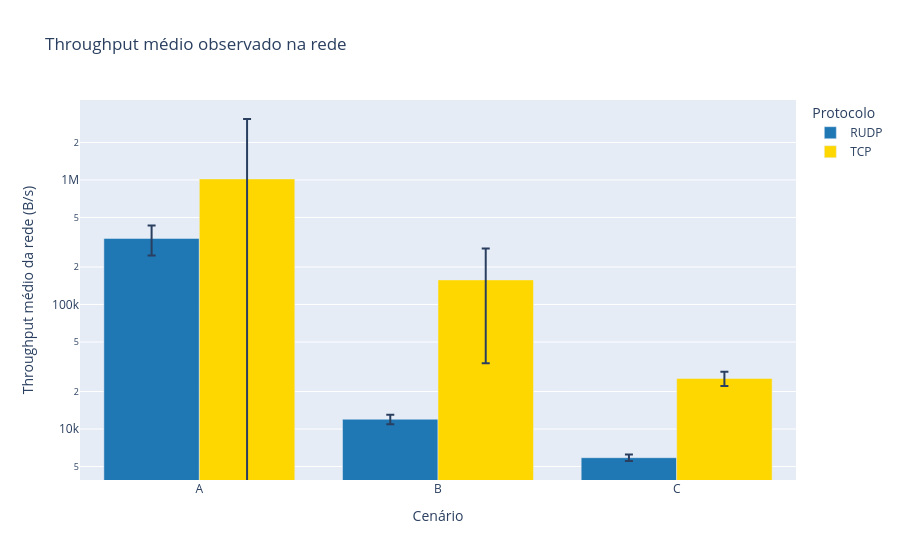

The notebook cell saved with this chart:
### Code cell
fig = px.bar(
    summary_network_tp,
    x="scenario",
    y="mean_network_tp",
    color="protocol",
    barmode="group",
    error_y="std_network_tp",
    title="Throughput médio observado na rede",
    labels={
        "scenario": "Cenário",
        "mean_network_tp": "Throughput médio da rede (B/s)",
        "protocol": "Protocolo"
    },
    color_discrete_sequence=cores
)

fig.update_yaxes(type="log")

fig.write_image(
    "../results/figures/throughput_rede.png",
)

fig.show()

### Figure 1 — Plotly figure (JSON) as saved in the notebook; plotly's stock layout.template omitted (floating-point values rounded to 4 significant figures)
{"data": [{"alignmentgroup": "True", "error_y": {"array": [91750.0, 1052.0, 349.0]}, "hovertemplate": "Protocolo=RUDP<br>Cenário=%{x}<br>Throughput médio da rede (B/s)=%{y}<extra></extra>", "legendgroup": "RUDP", "marker": {"color": "#1F77B4", "pattern": {"shape": ""}}, "name": "RUDP", "offsetgroup": "RUDP", "orientation": "v", "showlegend": true, "textposition": "auto", "type": "bar", "x": ["A", "B", "C"], "xaxis": "x", "y": [339200.0, 11980.0, 5883.0], "yaxis": "y"}, {"alignmentgroup": "True", "error_y": {"array": [2068000.0, 123900.0, 3321.0]}, "hovertemplate": "Protocolo=TCP<br>Cenário=%{x}<br>Throughput médio da rede (B/s)=%{y}<extra></extra>", "legendgroup": "TCP", "marker": {"color": "#FFD700", "pattern": {"shape": ""}}, "name": "TCP", "offsetgroup": "TCP", "orientation": "v", "showlegend": true, "textposition": "auto", "type": "bar", "x": ["A", "B", "C"], "xaxis": "x", "y": [1020000.0, 157600.0, 25470.0], "yaxis": "y"}], "layout": {"barmode": "group", "legend": {"title": {"text": "Protocolo"}, "tracegroupgap": 0}, "title": {"text": "Throughput médio observado na rede"}, "xaxis": {"anchor": "y", "domain": [0, 1], "title": {"text": "Cenário"}}, "yaxis": {"anchor": "x", "domain": [0, 1], "title": {"text": "Throughput médio da rede (B/s)"}, "type": "log"}}}
